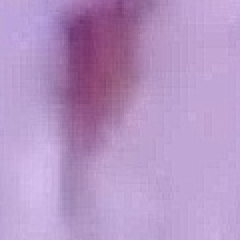
#> input picture templates/human_smartphone_templates/File_1.png, 120 x 120 px, found by its file name (shown 2 times larger)
$ python MultiTemplateMatching_smartphone.py
#> lines starting #> are read from the running program, lines starting #| are printed output that depends on the picture
from os.path import isdir
from MTM import matchTemplates
import cv2
from skimage import io
import matplotlib.pyplot as plt
import numpy as np
import os

# temp_1_1 = cv2.imread("templates/Templates_Smartphone/1_1.jpg")
# temp_1_2 = cv2.imread("Templates_Smartphone/1_2.jpg")
# temp_1_3 = cv2.imread("templates/Templates_Smartphone/1_3.jpg")
# temp_1_4 = cv2.imread("Templates_Smartphone/1_4.jpg")
# temp_1_5 = cv2.imread("templates/Templates_Smartphone/1_5.jpg")
# temp_6 = cv2.imread("Templates_Microscope/6_head.png")
#
# temp_7_1 = cv2.imread("Templates_Microscope/7 (1).png")
# temp_7_2 = cv2.imread("Templates_Microscope/7 (2).png")
# temp_7_3 = cv2.imread("Templates_Microscope/7 (3).png")
#
# temp_8_1 = cv2.imread("Templates_Microscope/8 (1).png")
# temp_8_2 = cv2.imread("Templates_Microscope/8 (2).png")
#
#
# temp_10_1 = cv2.imread("Templates_Microscope/10 (1).png")
# temp_10_2 = cv2.imread("Templates_Microscope/10 (2).png")
# temp_10_3 = cv2.imread("Templates_Microscope/10 (3).png")
# temp_10_4 = cv2.imread("Templates_Microscope/10 (4).png")
# temp_10_5 = cv2.imread("Templates_Microscope/10 (5).png")
#
#
# temp_11_1 = cv2.imread("Templates_Microscope/11 (1).png")
# temp_11_2 = cv2.imread("Templates_Microscope/11 (2).png")
#
# temp_12_1 = cv2.imread("Templates_Microscope/12 (1).png")
# temp_13_1 = cv2.imread("Templates_Microscope/13 (1).png")
# temp_14_1 = cv2.imread("Templates_Microscope/14 (1).png")
# temp_15_1 = cv2.imread("Templates_Microscope/15 (1).png")
# temp_12_2 = cv2.imread("Templates_Microscope/12 (2).png")
#
# template_list = [("temp_1", temp_1), ("temp_2", temp_2), ("temp_3", temp_3), ("temp_4", temp_4), ("temp_5", temp_5),
#                  ("temp_5", temp_6),
#                  ("temp_7_1", temp_7_1),("temp_7_2", temp_7_2),("temp_7_1", temp_7_3),
#                  ("temp_10_1", temp_10_1),("temp_10_2", temp_10_2),("temp_10_1", temp_10_3),("temp_10_2", temp_10_4),("temp_10_1", temp_10_5),
#                  ("temp_11_1", temp_11_1),("temp_11_2", temp_11_2),
#                  ("temp_12_1", temp_12_1),("temp_12_2", temp_12_2),
#                  ("temp_13_1", temp_13_1),
#                  ("temp_14_1", temp_14_1),
#                  ("temp_15_1", temp_15_1),
#
#
#                  ]


temp_sd1_1 = cv2.imread("/var/www/html/Sperm_Morphology_App/templates/human_smartphone_templates/File_1.png")
#> temp_sd1_1 is the input picture: shape (120, 120, 3); mean B, G, R 196, 149.2, 181.1
temp_sd1_2 = cv2.imread("/var/www/html/Sperm_Morphology_App/templates/human_smartphone_templates/File_2.png")
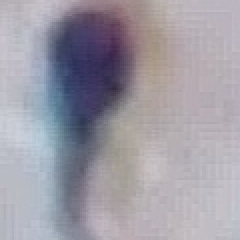
#> input picture templates/human_smartphone_templates/File_2.png, 120 x 120 px, found by its file name (shown 2 times larger)
#> temp_sd1_2 is the input picture: shape (120, 120, 3); mean B, G, R 165.8, 155.7, 159.1
temp_sd1_3 = cv2.imread("/var/www/html/Sperm_Morphology_App/templates/human_smartphone_templates/File_3.png")
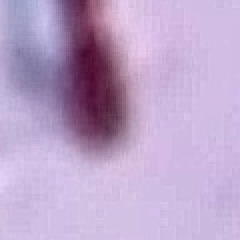
#> input picture templates/human_smartphone_templates/File_3.png, 120 x 120 px, found by its file name (shown 2 times larger)
#> temp_sd1_3 is the input picture: shape (120, 120, 3); mean B, G, R 202.1, 164.4, 188.3
temp_sd1_4 = cv2.imread("/var/www/html/Sperm_Morphology_App/templates/human_smartphone_templates/File_4.png")
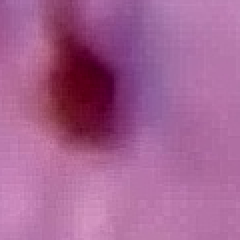
#> input picture templates/human_smartphone_templates/File_4.png, 120 x 120 px, found by its file name (shown 2 times larger)
#> temp_sd1_4 is the input picture: shape (120, 120, 3); mean B, G, R 147.2, 98.2, 165.8
temp_sd1_5 = cv2.imread("/var/www/html/Sperm_Morphology_App/templates/human_smartphone_templates/File_5.png")
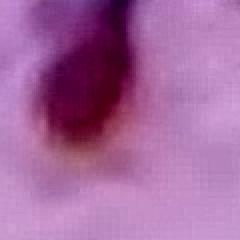
#> input picture templates/human_smartphone_templates/File_5.png, 120 x 120 px, found by its file name (shown 2 times larger)
#> temp_sd1_5 is the input picture: shape (120, 120, 3); mean B, G, R 159.1, 104.1, 165.3
temp_sd1_6 = cv2.imread("/var/www/html/Sperm_Morphology_App/templates/human_smartphone_templates/File_6.png")
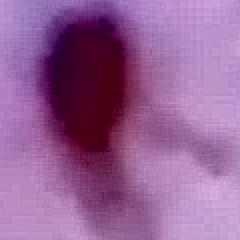
#> input picture templates/human_smartphone_templates/File_6.png, 120 x 120 px, found by its file name (shown 2 times larger)
#> temp_sd1_6 is the input picture: shape (120, 120, 3); mean B, G, R 150.2, 97.4, 149.8
temp_sd1_7 = cv2.imread("/var/www/html/Sperm_Morphology_App/templates/human_smartphone_templates/File_7.png")
temp_sd1_8 = cv2.imread("/var/www/html/Sperm_Morphology_App/templates/human_smartphone_templates/File_8.png")
temp_sd1_9 = cv2.imread("/var/www/html/Sperm_Morphology_App/templates/human_smartphone_templates/File_9.png")
temp_sd1_10 = cv2.imread("/var/www/html/Sperm_Morphology_App/templates/human_smartphone_templates/File_10.png")
temp_sd1_11 = cv2.imread("/var/www/html/Sperm_Morphology_App/templates/human_smartphone_templates/File_11.png")
temp_sd1_12 = cv2.imread("/var/www/html/Sperm_Morphology_App/templates/human_smartphone_templates/File_12.png")


# template_list = [
#     ('temp_1_1', temp_1_1),
#     # ('temp_1_2',temp_1_2),
#     ('temp_1_3', temp_1_3),
#     ('temp_1_5', temp_1_5),
#     # ('temp_1_4',temp_1_4),
# ]

template_list = [
    ('temp_sd1_1',temp_sd1_1),
    ('temp_sd1_2',temp_sd1_2),
    ('temp_sd1_3',temp_sd1_3),
    ('temp_sd1_4',temp_sd1_4),
    ('temp_sd1_5',temp_sd1_5),
    ('temp_sd1_6',temp_sd1_6),
    ('temp_sd1_7',temp_sd1_7),
    ('temp_sd1_8',temp_sd1_8),
    ('temp_sd1_9',temp_sd1_9),
    ('temp_sd1_10',temp_sd1_10),
    ('temp_sd1_11',temp_sd1_11),
    ('temp_sd1_12',temp_sd1_12),

]
# [58 lines left out: function extract_slides, not called in this run]


if __name__ == '__main__':
    pass
